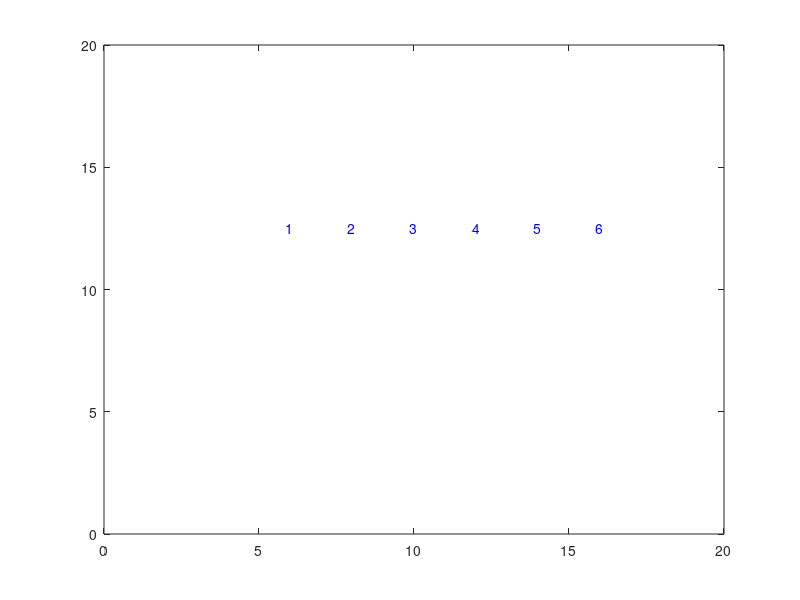

Here is the MATLAB script that generated this plot:
N = 5;

x = linspace(6, 16, N+1);
y = 12 * ones(N+1,1);

plot(x, y, 'o-', 'Color', 'white');
hold on


for i = 1:length(x)
    text(x(i), y(i)+0.5, num2str(i), 'HorizontalAlignment','center','FontSize', 10, 'Color', 'blue');
end

axis([0 20 0 20]);


hold off
